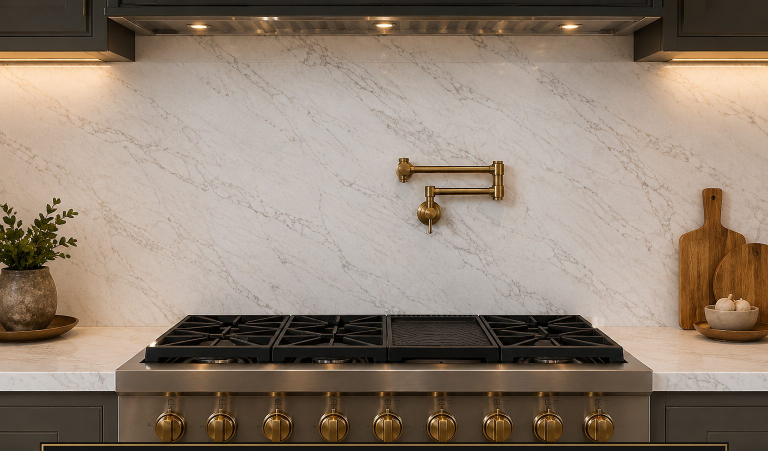
#> input picture assets/img/craft-backsplash.jpg, 1536 x 901 px, given in place of plan-master-5504.png, which was not available (shown at 1/2 size)
$ python export_stills.py ../../assets/img ../../assets/img/craft-waterfall.jpg
#> lines starting #> are read from the running program, lines starting #| are printed output that depends on the picture
# Export the homepage scene's two 4K photos (plan view and elevation) at the sizes the page uses.
# usage: python tools/scene/export_stills.py <source-dir> assets/scene
#   <source-dir> holds stills/plan-master-5504.png and stills/elevation-master-5504.png. See tools/scene/README.md.
# High quality on purpose: at q80, WebP smooths away about half of the stone's fine grain, which reads
# as blur on large and high-density screens.
import os, sys
from PIL import Image
SRC, OUT = sys.argv[1], sys.argv[2]
CW = 1 / 3   # portrait crop width as a fraction of the master's width
# portrait crop centre (fraction of the master's width), chosen so the bowl, vase and edge stay in frame
FOCAL = {'plan': 0.68, 'elevation': 0.38}
def crop_box(w, h, c):
    cw = round(w * CW); x = round(min(max(c * w - cw / 2, 0), w - cw)); return (x, 0, x + cw, h)
os.makedirs(OUT, exist_ok=True)
for name in ('plan', 'elevation'):
    im = Image.open(os.path.join(SRC, 'stills', f'{name}-master-5504.png')).convert('RGB')
#> im is the input picture: PIL image 1536x901 RGB; mean R, G, B 143.9, 128.3, 113.6
    for w, q in ((3840, 90), (2560, 93), (1600, 92)):
        x = im.resize((w, round(w * im.height / im.width)), Image.LANCZOS)
        x.save(os.path.join(OUT, f'{name}-{w}.webp'), 'WEBP', quality=q, method=6)
    pc = im.crop(crop_box(*im.size, FOCAL[name]))
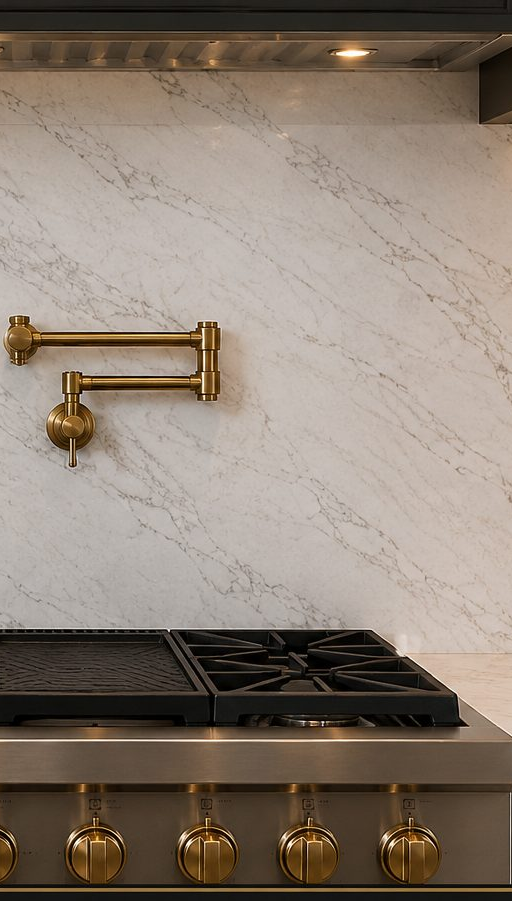
#> pc: PIL image 512x901 RGB; mean R, G, B 139.1, 126.1, 114.2
    for h, q in ((2400, 90), (1800, 92), (1200, 92)):
        x = pc.resize((round(h * pc.width / pc.height), h), Image.LANCZOS)
        x.save(os.path.join(OUT, f'{name}-portrait-{h}.webp'), 'WEBP', quality=q, method=6)
#> pass 2 of the loop `for name in ('plan', 'elevation'):`:
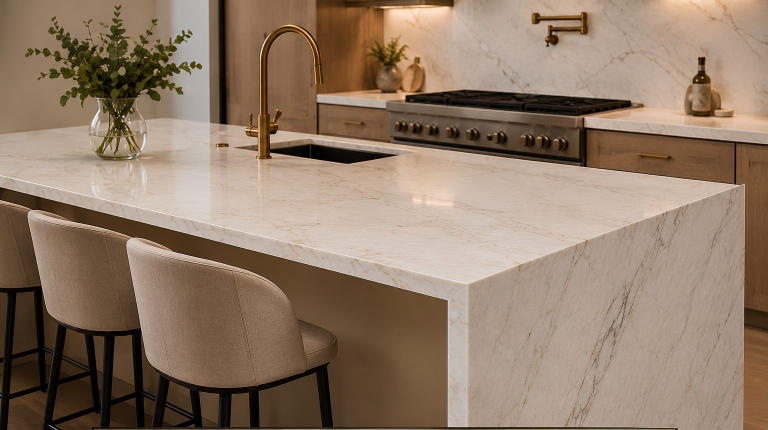
#> input picture assets/img/craft-waterfall.jpg, 1536 x 860 px, given in place of elevation-master-5504.png, which was not available (shown at 1/2 size)
#> im is the input picture: PIL image 1536x860 RGB; mean R, G, B 145.1, 123.2, 104.1
#> `pc = im.crop(crop_box(*im.size, FOCAL[name]))`:
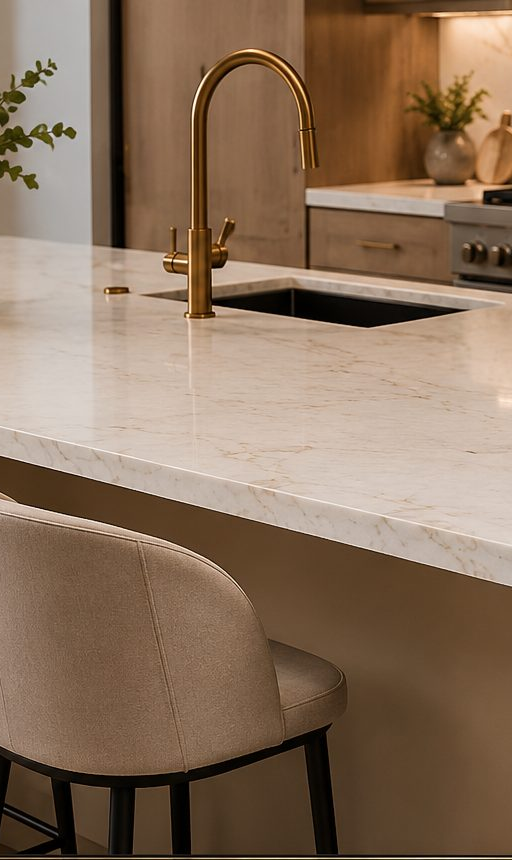
#> pc: PIL image 512x860 RGB; mean R, G, B 137.5, 113.2, 92.1
#> (the run stopped early here; a loop or call above may not have finished)
